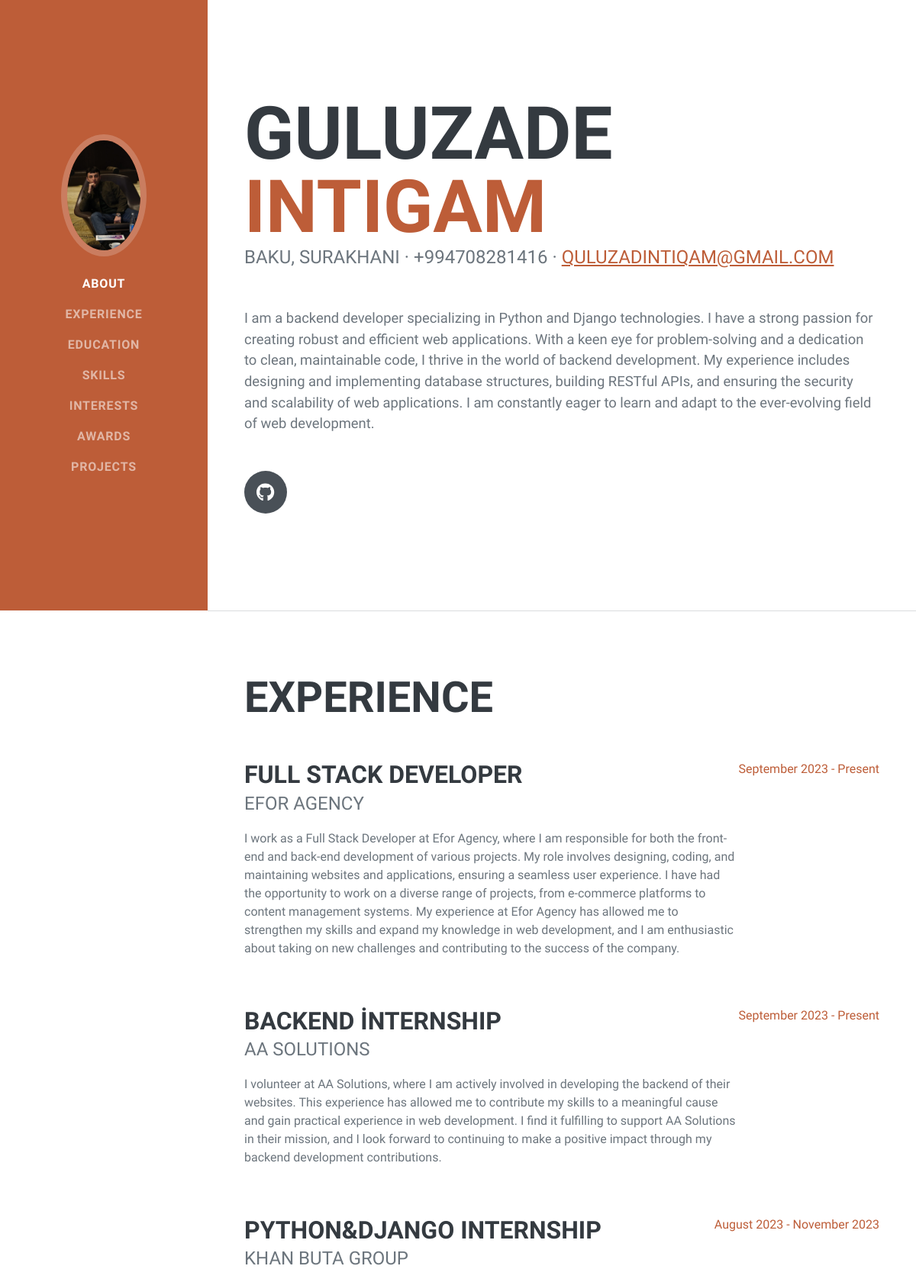
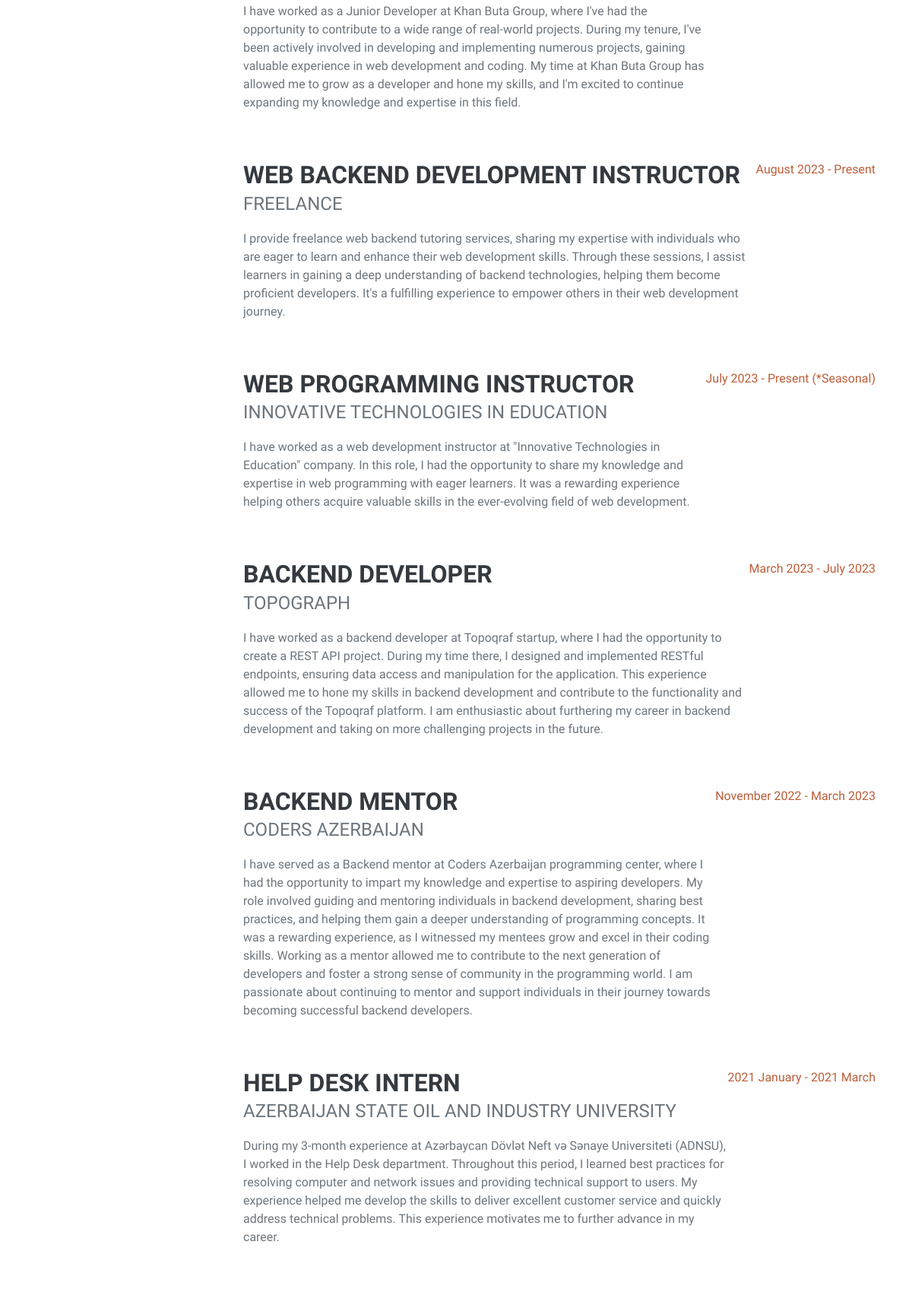
The page / (upper part) on the database its author committed (2 pictures, top to bottom).
### portfolio/models.py (models this page shows, shortened)
class About(models.Model):
    image = models.ImageField(upload_to="media/", null=True, blank=True)
    name = models.CharField(max_length=255, verbose_name="Ad")
    surname = models.CharField(max_length=255, verbose_name="Soyad")
    location = models.CharField(max_length=255, verbose_name="Ünvan")
    phone_number = models.CharField(max_length=255, verbose_name="Telefon")
    email = models.EmailField(verbose_name="Email")
    description = models.TextField(verbose_name="Məlumat")
    active = models.BooleanField(default=False)
    class Meta:
        ordering = ("name", )
        verbose_name = "About"
        verbose_name_plural = "About"

class SocialMedia(models.Model):
    social_media = models.CharField(max_length=255, choices=SOCIAL_CHOICES, verbose_name="Sosial media")
    social_link = models.TextField(verbose_name="Link")
    created_at = models.DateTimeField(auto_now_add=True)
    updated_at = models.DateTimeField(auto_now=True)
    active = models.BooleanField(default=False)
    class Meta:
        ordering = ("-created_at", )
        verbose_name = "Sosial media"
        verbose_name_plural = "Sosial media hesabları"

class Experience(models.Model):
    position = models.CharField(max_length=255, verbose_name="Pozisiya")
    date_interval = models.CharField(max_length=255, verbose_name="Tarix")
    company_name = models.CharField(max_length=255, verbose_name="Şirkət adı")
    info = models.TextField(verbose_name="Məlumat")
    created_at = models.DateTimeField(auto_now_add=True)
    updated_at = models.DateTimeField(auto_now=True)
    active = models.BooleanField(default=False)
    class Meta:
        ordering = ("-created_at", )
        verbose_name = "Iş təcrübəsi"
        verbose_name_plural = "Iş təcrübəsi"

### portfolio/views.py (the view)
# urls.py: path("", home_view, name="home"),
def home_view(request):
    socials = SocialMedia.objects.all()
    about = About.objects.last()
    awards = Awards.objects.order_by("-created_at")
    experiences = Experience.objects.order_by("-created_at")
    educations = Education.objects.order_by("-created_at")
    interest = Interest.objects.last()
    skills = Skills.objects.order_by("-created_at")
    projects = Projects.objects.order_by("-created_at")
    context = {
        "socials": socials,
        "about": about,
        "awards": awards,
        'experiences': experiences,
        'educations': educations,
        'interest': interest,
        'skills': skills,
        'projects': projects,
    }
    return render(request, "index.html", context)

### templates/index.html (shortened to what this page needs)
{% load static %}
<!DOCTYPE html>
<html lang="en">
    <head>
        <link href="{% static 'css/styles.css' %}" rel="stylesheet" />
    </head>
    <body id="page-top">
        <nav class="navbar navbar-expand-lg navbar-dark bg-primary fixed-top" id="sideNav">
            <a class="navbar-brand js-scroll-trigger" href="#page-top">
                <span class="d-none d-lg-block"><img class="img-fluid img-profile rounded-circle mx-auto mb-2" src="{{about.image.url}}" alt="..." /></span>
            </a>
            <div class="collapse navbar-collapse" id="navbarResponsive">
                <ul class="navbar-nav">
                    <li class="nav-item"><a class="nav-link js-scroll-trigger" href="#about">About</a></li>
                    <li class="nav-item"><a class="nav-link js-scroll-trigger" href="#experience">Experience</a></li>
                    <li class="nav-item"><a class="nav-link js-scroll-trigger" href="#education">Education</a></li>
                    <li class="nav-item"><a class="nav-link js-scroll-trigger" href="#skills">Skills</a></li>
                    <li class="nav-item"><a class="nav-link js-scroll-trigger" href="#interests">Interests</a></li>
                    <li class="nav-item"><a class="nav-link js-scroll-trigger" href="#awards">Awards</a></li>
                    <li class="nav-item"><a class="nav-link js-scroll-trigger" href="#projects">Projects</a></li>
                </ul>
            </div>
        </nav>
        <div class="container-fluid p-0">
            <section class="resume-section" id="about">
                <div class="resume-section-content">
                    <h1 class="mb-0">
                        {{about.surname}}
                        <span class="text-primary">{{about.name}}</span>
                    </h1>
                    <div class="subheading mb-5">
                        {{about.location}} · {{about.phone_number}} ·
                        <a href="mailto:name@email.com">{{about.email}}</a>
                    </div>
                    <p class="lead mb-5">{{about.description}}</p>
                    <div class="social-icons">
                        {% for s in socials %}
                        {% if s.social_media == 'github' %}
                        <a class="social-icon" href="https://{{s.social_link}}"><i class="fab fa-github"></i></a>
                        {% endif %}
                        {% endfor %}
                    </div>
                </div>
            </section>
            <hr class="m-0" />
            <section class="resume-section" id="experience">
                <div class="resume-section-content">
                    <h2 class="mb-5">Experience</h2>
                    {% for e in experiences %}
                    <div class="d-flex flex-column flex-md-row justify-content-between mb-5">
                        <div class="flex-grow-1">
                            <h3 class="mb-0">{{e.position}}</h3>
                            <div class="subheading mb-3">{{e.company_name}}</div>
                            <p>{{e.info}}</p>
                        </div>
                        <div class="flex-shrink-0"><span class="text-primary">{{e.date_interval}}</span></div>
                    </div>
                   {% endfor %}
                </div>
            </section>
        </div>
    </body>
</html>

### rows shown on the page
About: image (picture), surname "GULUZADE", name "INTIGAM", location "BAKU, SURAKHANI", phone_number "+994708281416", email "QULUZADINTIQAM@GMAIL.COM", description "I am a backend developer specializing in Python and Django technologies. I have a strong passion for creating robust and efficient web applications. With a keen eye for problem-solving and a dedication to clean, maintainable code, I thrive in the world of backend development. My experience includes designing and implementing database structures, building RESTful APIs, and ensuring the security and scalability of web applications. I am constantly eager to learn and adapt to the ever-evolving field of web development."
Experience: position "FULL STACK DEVELOPER", company_name "EFOR AGENCY", info "I work as a Full Stack Developer at Efor Agency, where I am responsible for both the front-end and back-end development of various projects. My role involves designing, coding, and maintaining websites and applications, ensuring a seamless user experience. I have had the opportunity to work on a diverse range of projects, from e-commerce platforms to content management systems. My experience at Efor Agency has allowed me to strengthen my skills and expand my knowledge in web development, and I am enthusiastic about taking on new challenges and contributing to the success of the company.", date_interval "September 2023 - Present"
Experience: position "BACKEND İNTERNSHIP", company_name "AA SOLUTIONS", info "I volunteer at AA Solutions, where I am actively involved in developing the backend of their websites. This experience has allowed me to contribute my skills to a meaningful cause and gain practical experience in web development. I find it fulfilling to support AA Solutions in their mission, and I look forward to continuing to make a positive impact through my backend development contributions.", date_interval "September 2023 - Present"
Experience: position "PYTHON&DJANGO INTERNSHIP", company_name "KHAN BUTA GROUP", info "I have worked as a Junior Developer at Khan Buta Group, where I've had the opportunity to contribute to a wide range of real-world projects. During my tenure, I've been actively involved in developing and implementing numerous projects, gaining valuable experience in web development and coding. My time at Khan Buta Group has allowed me to grow as a developer and hone my skills, and I'm excited to continue expanding my knowledge and expertise in this field.", date_interval "August 2023 - November 2023"
Experience: position "WEB BACKEND DEVELOPMENT INSTRUCTOR", company_name "FREELANCE", info "I provide freelance web backend tutoring services, sharing my expertise with individuals who are eager to learn and enhance their web development skills. Through these sessions, I assist learners in gaining a deep understanding of backend technologies, helping them become proficient developers. It's a fulfilling experience to empower others in their web development journey.", date_interval "August 2023 - Present"
Experience: position "WEB PROGRAMMING INSTRUCTOR", company_name "INNOVATIVE TECHNOLOGIES IN EDUCATION", info "I have worked as a web development instructor at \"Innovative Technologies in Education\" company. In this role, I had the opportunity to share my knowledge and expertise in web programming with eager learners. It was a rewarding experience helping others acquire valuable skills in the ever-evolving field of web development.", date_interval "July 2023 - Present (*Seasonal)"
Experience: position "BACKEND DEVELOPER", company_name "TOPOGRAPH", info "I have worked as a backend developer at Topoqraf startup, where I had the opportunity to create a REST API project. During my time there, I designed and implemented RESTful endpoints, ensuring data access and manipulation for the application. This experience allowed me to hone my skills in backend development and contribute to the functionality and success of the Topoqraf platform. I am enthusiastic about furthering my career in backend development and taking on more challenging projects in the future.", date_interval "March 2023 - July 2023"
Experience: position "BACKEND MENTOR", company_name "CODERS AZERBAIJAN", info "I have served as a Backend mentor at Coders Azerbaijan programming center, where I had the opportunity to impart my knowledge and expertise to aspiring developers. My role involved guiding and mentoring individuals in backend development, sharing best practices, and helping them gain a deeper understanding of programming concepts. It was a rewarding experience, as I witnessed my mentees grow and excel in their coding skills. Working as a mentor allowed me to contribute to the next generation of developers and foster a strong sense of community in the programming world. I am passionate about continuing to mentor and support individuals in their journey towards becoming successful backend…", date_interval "November 2022 - March 2023"
Experience: position "HELP DESK INTERN", company_name "AZERBAIJAN STATE OIL AND INDUSTRY UNIVERSITY", info "During my 3-month experience at Azərbaycan Dövlət Neft və Sənaye Universiteti (ADNSU), I worked in the Help Desk department. Throughout this period, I learned best practices for resolving computer and network issues and providing technical support to users. My experience helped me develop the skills to deliver excellent customer service and quickly address technical problems. This experience motivates me to further advance in my career.", date_interval "2021 January - 2021 March"
